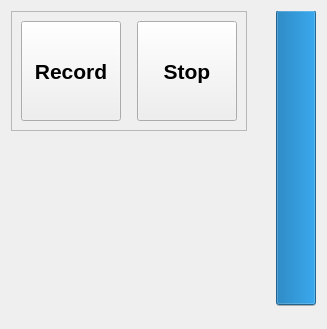
<?xml version="1.0" encoding="UTF-8"?>
<ui version="4.0">
 <class>recordingTab</class>
 <widget class="QWidget" name="recordingTab">
  <property name="geometry">
   <rect>
    <x>0</x>
    <y>0</y>
    <width>327</width>
    <height>329</height>
   </rect>
  </property>
  <property name="windowTitle">
   <string>Form</string>
  </property>
  <layout class="QGridLayout" name="gridLayout">
   <item row="0" column="0">
    <layout class="QVBoxLayout" name="verticalLayout">
     <item>
      <widget class="QFrame" name="frame_2">
       <property name="sizePolicy">
        <sizepolicy hsizetype="Fixed" vsizetype="Fixed">
         <horstretch>0</horstretch>
         <verstretch>0</verstretch>
        </sizepolicy>
       </property>
       <property name="frameShape">
        <enum>QFrame::StyledPanel</enum>
       </property>
       <property name="frameShadow">
        <enum>QFrame::Raised</enum>
       </property>
       <layout class="QGridLayout" name="gridLayout_8">
        <item row="0" column="0">
         <widget class="QPushButton" name="pushButton">
          <property name="sizePolicy">
           <sizepolicy hsizetype="Fixed" vsizetype="Fixed">
            <horstretch>0</horstretch>
            <verstretch>0</verstretch>
           </sizepolicy>
          </property>
          <property name="minimumSize">
           <size>
            <width>100</width>
            <height>100</height>
           </size>
          </property>
          <property name="maximumSize">
           <size>
            <width>100</width>
            <height>100</height>
           </size>
          </property>
          <property name="baseSize">
           <size>
            <width>0</width>
            <height>0</height>
           </size>
          </property>
          <property name="font">
           <font>
            <pointsize>16</pointsize>
            <weight>75</weight>
            <bold>true</bold>
           </font>
          </property>
          <property name="text">
           <string>Record</string>
          </property>
          <property name="checkable">
           <bool>true</bool>
          </property>
         </widget>
        </item>
        <item row="0" column="1">
         <spacer name="horizontalSpacer">
          <property name="orientation">
           <enum>Qt::Horizontal</enum>
          </property>
          <property name="sizeHint" stdset="0">
           <size>
            <width>10</width>
            <height>20</height>
           </size>
          </property>
         </spacer>
        </item>
        <item row="0" column="2">
         <widget class="QPushButton" name="pushButton_2">
          <property name="sizePolicy">
           <sizepolicy hsizetype="Fixed" vsizetype="Fixed">
            <horstretch>0</horstretch>
            <verstretch>0</verstretch>
           </sizepolicy>
          </property>
          <property name="minimumSize">
           <size>
            <width>100</width>
            <height>100</height>
           </size>
          </property>
          <property name="maximumSize">
           <size>
            <width>100</width>
            <height>100</height>
           </size>
          </property>
          <property name="font">
           <font>
            <pointsize>16</pointsize>
            <weight>75</weight>
            <bold>true</bold>
           </font>
          </property>
          <property name="text">
           <string>Stop</string>
          </property>
         </widget>
        </item>
       </layout>
      </widget>
     </item>
     <item>
      <spacer name="verticalSpacer">
       <property name="orientation">
        <enum>Qt::Vertical</enum>
       </property>
       <property name="sizeHint" stdset="0">
        <size>
         <width>20</width>
         <height>40</height>
        </size>
       </property>
      </spacer>
     </item>
    </layout>
   </item>
   <item row="0" column="1">
    <spacer name="horizontalSpacer_2">
     <property name="orientation">
      <enum>Qt::Horizontal</enum>
     </property>
     <property name="sizeType">
      <enum>QSizePolicy::MinimumExpanding</enum>
     </property>
     <property name="sizeHint" stdset="0">
      <size>
       <width>10</width>
       <height>20</height>
      </size>
     </property>
    </spacer>
   </item>
   <item row="0" column="2">
    <widget class="QProgressBar" name="audioMeter">
     <property name="enabled">
      <bool>true</bool>
     </property>
     <property name="sizePolicy">
      <sizepolicy hsizetype="Fixed" vsizetype="Fixed">
       <horstretch>0</horstretch>
       <verstretch>0</verstretch>
      </sizepolicy>
     </property>
     <property name="minimumSize">
      <size>
       <width>40</width>
       <height>295</height>
      </size>
     </property>
     <property name="value">
      <number>100</number>
     </property>
     <property name="textVisible">
      <bool>false</bool>
     </property>
     <property name="orientation">
      <enum>Qt::Vertical</enum>
     </property>
     <property name="invertedAppearance">
      <bool>true</bool>
     </property>
    </widget>
   </item>
   <item row="1" column="0">
    <spacer name="verticalSpacer_2">
     <property name="orientation">
      <enum>Qt::Vertical</enum>
     </property>
     <property name="sizeHint" stdset="0">
      <size>
       <width>20</width>
       <height>0</height>
      </size>
     </property>
    </spacer>
   </item>
  </layout>
 </widget>
 <resources/>
 <connections/>
</ui>
